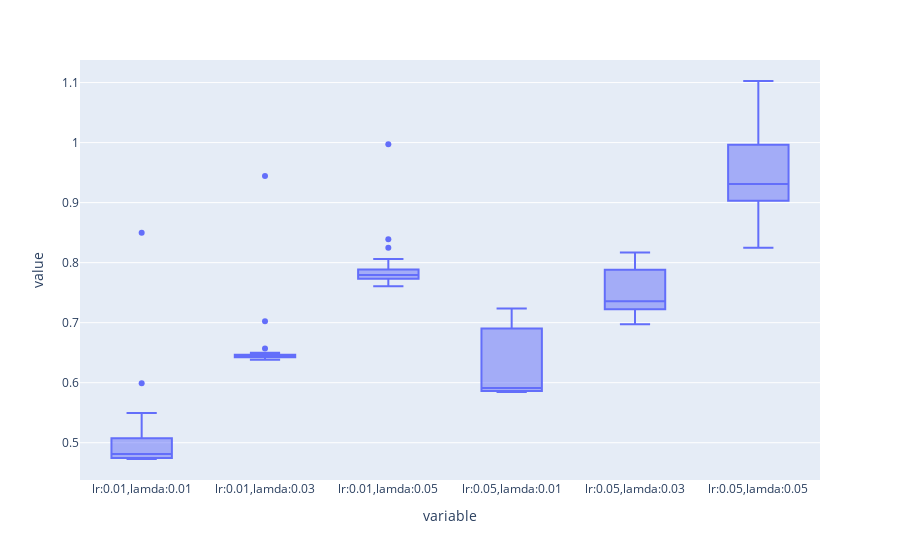

Here is the notebook cell this chart was saved with:
### Markdown cell above
### Based on the cost values in the previous models, we will plot a boxplot.

### Code cell
px.box(pd.DataFrame(train_collect))

### Figure 1 — Plotly figure (JSON) as saved in the notebook; plotly's stock layout.template omitted (floating-point values rounded to 4 significant figures; data arrays with more than 128 entries replaced by an {"elided": "..."} marker saying what was removed)
{"data": [{"alignmentgroup": "True", "hovertemplate": "variable=%{x}<br>value=%{y}<extra></extra>", "legendgroup": "", "marker": {"color": "#636efa"}, "name": "", "notched": false, "offsetgroup": "", "orientation": "v", "showlegend": false, "type": "box", "x": {"elided": "180 str values"}, "x0": " ", "xaxis": "x", "y": {"elided": "180 float values"}, "y0": " ", "yaxis": "y"}], "layout": {"boxmode": "group", "legend": {"tracegroupgap": 0}, "margin": {"t": 60}, "xaxis": {"anchor": "y", "domain": [0, 1], "title": {"text": "variable"}}, "yaxis": {"anchor": "x", "domain": [0, 1], "title": {"text": "value"}}}}
